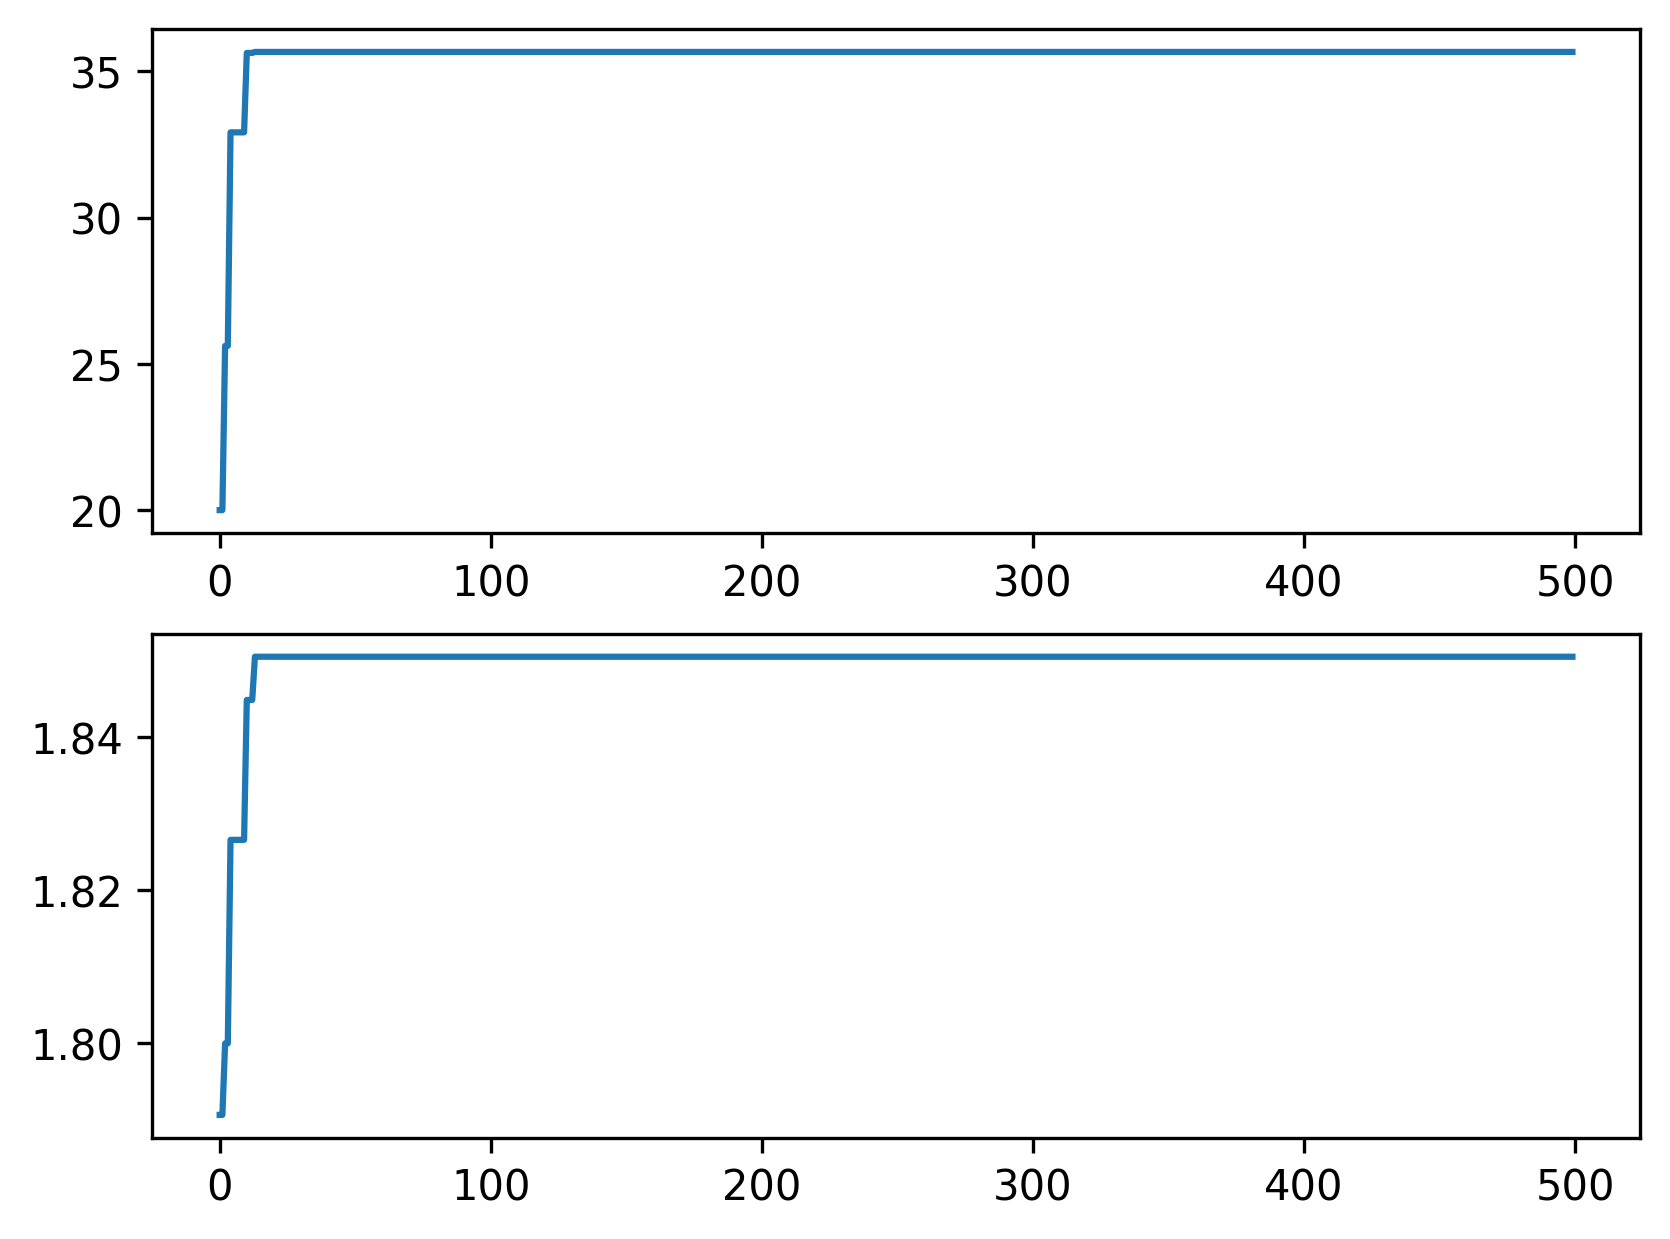

Write the Python code that produced this figure.
import numpy as np
import matplotlib.pyplot as plt
from gens import *


def funcion(x): 
    """
    Maximizar la función f(x)=x sen(10πx) + 1, con x ∈[0,1].
    """
    #return x**2 - 1.23*x-6.2
    #return np.cos(10*np.pi*x)*np.sin(x-9.5*np.pi*x)
    return x * np.sin(10 * np.pi * x) + 1

#seleccionados = poblacion(0,10,1,"binario",1,0)

tamano_inicial = 20
generaciones = 500

pb = poblacion(tamano_inicial, 10, 1, "binario", 1, 0)
lista_gen = np.arange(generaciones)
lista_aptitud = []
lista_aptitud_max = []

for i in range(generaciones):
    for i in range(pb.tamano):
        pb.genes[i].fenotipo = binario_a_entero_rango(pb.genes[i], 1, 0)
        pb.genes[i].aptitud = funcion(pb.genes[i].fenotipo)

    sl = pb.elitismo(2)

    sl = pb.seleccion_torneo(seleccionados=sl)
    sl.tamano_inicial = pb.tamano_inicial
    sl.cruce()
    mutante=random.randint(0, sl.tamano-1)
    sl.genes[mutante].mutacion()

    for i in range(sl.tamano):
        sl.genes[i].fenotipo = binario_a_entero_rango(sl.genes[i], 1, 0)
        sl.genes[i].aptitud = funcion(sl.genes[i].fenotipo)
        
    sl.actualizar()
    pb.actualizar()
    #
    #print('AP', round(pb.aptitud_poblacion, 6),
    #      'AS', round(sl.aptitud_poblacion, 6),
    #      'MF', round(pb.mejor_fenotipo, 6),
    #      'AM', max(round(pb.aptitud_maxima, 6), round(sl.aptitud_maxima, 6)))

    if sl.aptitud_maxima > pb.aptitud_maxima:
        print("Nueva poblacion", pb.aptitud_maxima)
        pb = sl
    
    pb.actualizar()
    lista_aptitud.append(pb.aptitud_poblacion)
    lista_aptitud_max.append(pb.aptitud_maxima)

plt.subplot(2,1,1)
plt.plot(lista_gen, lista_aptitud)
plt.subplot(2,1,2)
plt.plot(lista_gen, lista_aptitud_max)
plt.savefig("P1_maximo.png", dpi=300, bbox_inches='tight')
plt.show()
